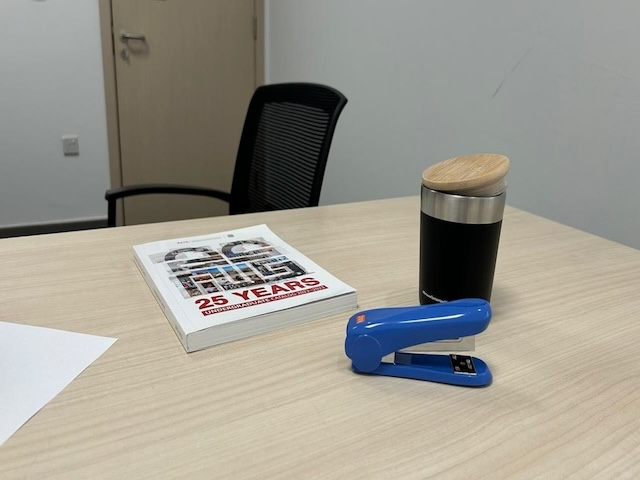
#> input picture data/images/left1.jpg, 640 x 480 px
$ jupyter execute 14-stereo_vision.ipynb
#> lines starting #> are read from the running program, lines starting #| are printed output that depends on the picture
[cell 1]
import numpy as np
import cv2 as cv
from matplotlib import pyplot as plt

[cell 2]
# Some helper functions
def to_homogeneous(coordinates):
    """
    Convert 2D coordinates to homogeneous coordinates.

    Args:
        coordinates (numpy.ndarray): Array of 2D coordinates of shape (N, 2).

    Returns:
        numpy.ndarray: Array of homogeneous coordinates of shape (N, 3).
    """
    # Check if the input array is a NumPy array
    if not isinstance(coordinates, np.ndarray):
        raise ValueError("Input must be a NumPy array")

    # Check if the input array has the correct shape
    if coordinates.shape[1] != 2:
        raise ValueError("Input array must have shape (N, 2)")

    # Add a column of ones to the coordinates to make them homogeneous
    homogeneous_coordinates = np.hstack((coordinates, np.ones((coordinates.shape[0], 1))))

    return homogeneous_coordinates

def from_homogeneous(coordinates):
    """
    Convert homogeneous coordinates to non-homogeneous coordinates.

    Args:
        coordinates (numpy.ndarray): Array of homogeneous coordinates of shape (N, 3).

    Returns:
        numpy.ndarray: Array of 2D coordinates of shape (N, 2).
    """
    # Check if the input array is a NumPy array
    if not isinstance(coordinates, np.ndarray):
        raise ValueError("Input must be a NumPy array")

    # Check if the input array has the correct shape
    if coordinates.shape[1] != 3:
        raise ValueError("Input array must have shape (N, 3)")

    # Divide the first two columns by the third column to obtain non-homogeneous coordinates
    non_homogeneous_coordinates = coordinates[:, :2] / coordinates[:, 2][:, None]

    return non_homogeneous_coordinates

# Essential Matrix
The essential matrix is a fundamental concept in computer vision, particularly in stereo vision and structure from motion (SfM). It represents the relationship between corresponding points in two images of a scene taken from different viewpoints.

Essentially, the essential matrix encapsulates the relative pose (orientation and position) of the cameras capturing the images. It encodes geometric constraints such as epipolar geometry, which describes how points in one image correspond to lines (epipolar lines) in the other image.

The essential matrix is crucial for tasks like stereo matching, image rectification, and 3D reconstruction, as it provides the geometric information needed to compute depth and structure from multiple views.

In the implementation below, we are assuming that we have a canonical camera (intrinsic parameters matrix K is indentity matrix)

[cell 3]
img1 = cv.imread('./data/images/left1.jpg', cv.IMREAD_GRAYSCALE)
#> img1: shape (480, 640); min 0, max 254, mean 152.4
img2 = cv.imread('./data/images/right1.jpg', cv.IMREAD_GRAYSCALE)
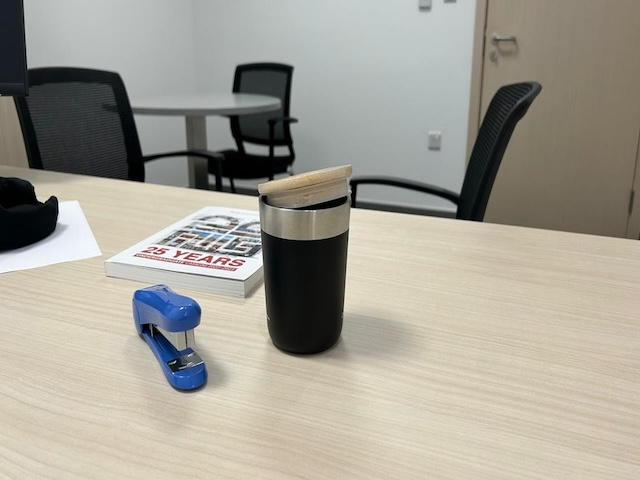
#> input picture Salman's Notes/data/images/right1.jpg, 640 x 480 px, found by its file name
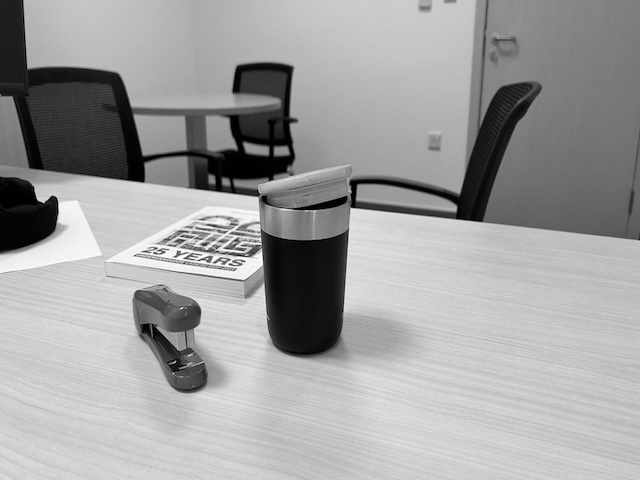
#> img2: shape (480, 640); min 0, max 255, mean 159.6

sift = cv.SIFT_create()
# find the keypoints and descriptors with SIFT
kp1, des1 = sift.detectAndCompute(img1,None)
#> kp1 = 306 keypoints; strongest (x, y, size): (220, 301, 2), (197, 302, 2.7), (202, 302, 2.2), (236, 294, 2)
kp2, des2 = sift.detectAndCompute(img2,None)
#> kp2 = 337 keypoints; strongest (x, y, size): (305, 299, 65), (38, 223, 28.4), (53, 201, 7.1), (42, 196, 9)

# Create BFMatcher (Brute Force Matcher)
bf = cv.BFMatcher()
matches = bf.knnMatch(des1,des2, k=2)
#> matches = 306 matches

pts1 = []
pts2 = []
# ratio test as per Lowe's paper
for i,(m,n) in enumerate(matches):
 if m.distance < 0.8*n.distance:
     pts1.append(kp1[m.queryIdx].pt)
     pts2.append(kp2[m.trainIdx].pt)
#> after the loop, pts1 = 27 pairs, first value 104.8 to 495.3, second value 23.89 to 361.4; pts2 = 27 pairs, first value 35.18 to 513.2, second value 27.11 to 296.6

[cell 4]
# Finding essential matrix
pts1_ = np.array(pts1)
#> pts1_ has the same summary as pts1
pts2_ = np.array(pts2)
#> pts2_ has the same summary as pts2
E, mask = cv.findEssentialMat(pts1_, pts2_, np.eye(3), cv.RANSAC)
#> E = [[-7.29e-05, 0.000153, 0.036], [0.00102, -0.000905, -0.706], [-0.136, 0.694, -0.00109]]; mask = 27 values, max 1 at index 2, min 0 at index 0, mean 0.407

R1, R2, t = cv.decomposeEssentialMat(E) # decomposing the essential matrix to rotation matrices and translation
#> R1 = [[0.97, 0.242, 0.000938], [0.242, -0.97, 0.00159], [0.0013, -0.00132, -1]]; R2 = [[0.99, 0.142, 0.0014], [-0.142, 0.99, -0.00147], [-0.0016, 0.00126, 1]]; t = [0.999, 0.0509, -0.000154]
# We select only inlier points
pts1_ = pts1_[mask.ravel()==1]
#> pts1_ = [[111.8, 23.89], [118.4, 201.3], [124.5, 38.4], [127.7, 35.01], [142.3, 38.67], [226, 186.2], [226.9, 187.9], [226.9, 187.9], [350, 288.9], [464.5, 191.5], [495.3, 272.5]]
pts2_ = pts2_[mask.ravel()==1]
#> pts2_ = [[485.2, 27.11], [359.4, 187.1], [495.9, 40.74], [498, 37.41], [513.2, 39.68], [456.1, 187.6], [456.1, 187.6], [456.1, 187.6], [109, 260.1], [232.9, 189.9], [264, 296.6]]

# Fundamental Matrix
The fundamental matrix is another fundamental concept in computer vision, particularly in stereo vision and multiple view geometry. It describes the geometric relationship between corresponding points in two images of a scene taken from different viewpoints, without the need for knowledge of the camera intrinsic parameters as it inherently encapsulates such information

$F = K_2^{-T} E K_1^{-1}$, where $K_1$ and $K_2$ are the intrinsic parameter matrix for camera 1 and camera 2

[cell 5]
# Finding Fundamental matrix
pts1_ = np.array(pts1)
#> pts1_ has the same summary as pts1
pts2_ = np.array(pts2)
#> pts2_ has the same summary as pts2
F, mask = cv.findFundamentalMat(pts1_, pts2_, cv.RANSAC)
#> F = [[1.09e-06, 1.75e-05, -0.00173], [2.27e-05, -8.62e-06, -0.0351], [-0.00068, 0.0226, 1]]; mask = 27 values, max 1 at index 2, min 0 at index 0, mean 0.519

# We select only inlier points
pts1_ = pts1_[mask.ravel()==1]
#> pts1_ = 14 rows, first 8: [111.8, 23.89], [119.8, 45.74], [124.5, 38.4], [127.7, 35.01], [142.3, 38.67], [205.4, 265.1], [226, 186.2], [226.9, 187.9]
pts2_ = pts2_[mask.ravel()==1]
#> pts2_ = 14 rows, first 8: [485.2, 27.11], [490.3, 47.7], [495.9, 40.74], [498, 37.41], [513.2, 39.68], [248.2, 235.1], [456.1, 187.6], [456.1, 187.6]

### Computing the Epipolar
#cv.computeCorrespondEpilines

To find two points on the epipolar line that lie on the image boundary, we can exploit the equation of the line, which is obtained by multiplying a point in one image by the fundamental matrix. The equation of the line is given by:

$ l = F \cdot p $

Where:
- $ l $ is the equation of the epipolar line.
- $F $ is the fundamental matrix.
- $p$ is a point in one image.

The equation of a line in 2D can be represented as:

$ ax + by + c = 0$

So, for the epipolar line, \( l \), we have:

$ ax + by + c = 0 $

Given a line in this form, we can find two points on this line that lie on the image boundary by setting one of the coordinates to either 0 or the width/height of the image (depending on which boundary we want to intersect). Then, we solve for the other coordinate.

1. **Point on the Left Boundary**: To find a point on the left boundary (x = 0), we set \( x = 0 \) in the equation of the line \( ax + by + c = 0 \) and solve for \( y \). This gives us the coordinates of the point (0, \( y_0 \)).

2. **Point on the Right Boundary**: Similarly, to find a point on the right boundary (x = image width), we set \( x = \text{image width} \) in the equation of the line \( ax + by + c = 0 \) and solve for \( y \). This gives us the coordinates of the point (\( \text{image width} \), \( y_1 \)).

Once we have these two points, we can draw a line segment connecting them, which represents the epipolar line on the image.

In Python code, this process is implemented as follows:

```python
# Find a point on the left boundary (x = 0)
y0 = -c / b

# Find a point on the right boundary (x = image.shape[1])
y1 = (-c - a * image.shape[1]) / b
```

These points (0, \( y_0 \)) and (\( width \), \( y_1 \)) are the two points on the epipolar line that lie on the image boundary.

[cell 6]
lines1 = to_homogeneous(pts2_).dot(F)           # computes a, b, c for several points
#> in to_homogeneous, `homogeneous_coordinates = np.hstack((coordinates, np.ones((coordinates..`: homogeneous_coordinates = 14 rows, first 8: [485.2, 27.11, 1], [490.3, 47.7, 1], [495.9, 40.74, 1], [498, 37.41, 1], [513.2, 39.68, 1], [248.2, 235.1, 1], [456.1, 187.6, 1], [456.1, 187.6, 1]
#> lines1 = 14 rows, first 8: [0.000463, 0.0309, -0.789], [0.000935, 0.0308, -1.52], [0.000784, 0.0309, -1.29], [0.00071, 0.031, -1.17], [0.000778, 0.0313, -1.28], [0.00492, 0.0249, -7.68], [0.00407, 0.029, -6.37], [0.00407, 0.029, -6.37]

r,c = img1.shape
#> r = 480; c = 640

pts_index = 5

# Plots
a = lines1[pts_index, 0]
#> a = 0.00492
b = lines1[pts_index, 1]
#> b = 0.0249
c = lines1[pts_index, 2]
#> c = -7.68

plt.figure(figsize=(10,6))
plt.subplot(121),plt.imshow(img1, cmap='gray'), plt.axis('off')
#img1color = cv.line(cv.cvtColor(img1, cv.COLOR_GRAY2BGR), (0, int(y0)), (640, int(y1)), [0,0,255], 1) # to draw the epipolar line on the image itself
y0 = -c/b
#> y0 = 308
y1 = (- c - a * img1.shape[1]) / b
#> y1 = 181.6
plt.plot([0, img1.shape[1]], [y0, y1], 'r')

plt.subplot(122),plt.imshow(img2, cmap='gray'), plt.axis('off')
plt.plot(pts2_[pts_index,0], pts2_[pts_index,1], 'r+')

plt.show()
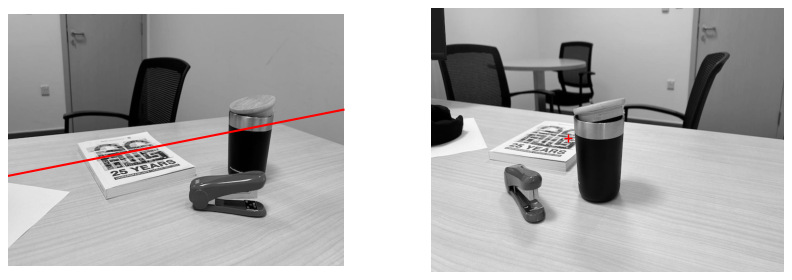
#> figure drawn by matplotlib, 2 panels

# Image Rectification
Rectification is the process of finding two Homographies that make stereo images parallel, which means
tThe epipolar lines in the two images become parallel horizontal lines, all having the same y-coordinate

[cell 7]
img1 = cv.imread('./data/images/left2.png', cv.IMREAD_GRAYSCALE)
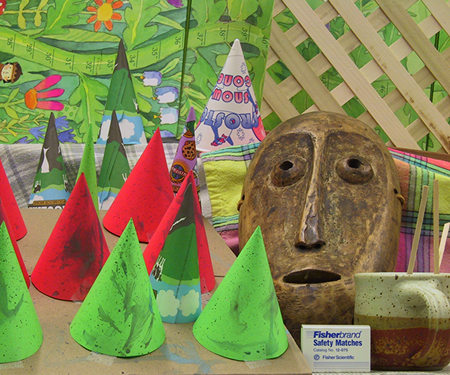
#> input picture data/images/left2.png, 450 x 375 px
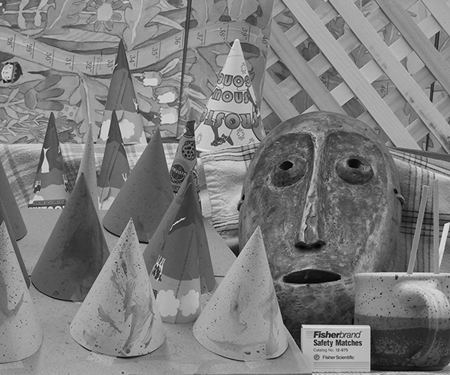
#> img1: shape (375, 450); min 0, max 235, mean 125
img2 = cv.imread('./data/images/right2.png', cv.IMREAD_GRAYSCALE)
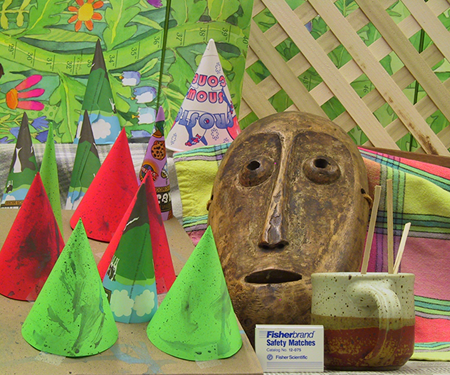
#> input picture data/images/right2.png, 450 x 375 px
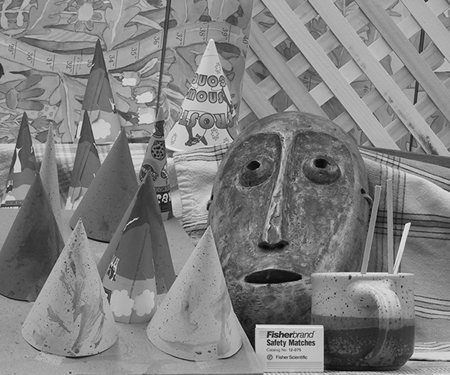
#> img2: shape (375, 450); min 0, max 243, mean 128.4

sift = cv.SIFT_create()
# find the keypoints and descriptors with SIFT
kp1, des1 = sift.detectAndCompute(img1,None)
#> kp1 = 1242 keypoints; strongest (x, y, size): (45, 150, 2.3), (396, 277, 2.3), (243, 198, 2.6), (236, 250, 6.6)
kp2, des2 = sift.detectAndCompute(img2,None)
#> kp2 = 1199 keypoints; strongest (x, y, size): (407, 226, 4.3), (212, 198, 2), (18, 150, 2.1), (350, 277, 2.2)

# Create BFMatcher (Brute Force Matcher)
bf = cv.BFMatcher()
matches = bf.knnMatch(des1,des2, k=2)
#> matches = 1242 matches

pts1 = []
pts2 = []
# ratio test as per Lowe's paper
for i,(m,n) in enumerate(matches):
 if m.distance < 0.8*n.distance:
     pts1.append(kp1[m.queryIdx].pt)
     pts2.append(kp2[m.trainIdx].pt)
#> after the loop, pts1 = 586 pairs, first value 6.78 to 442.2, second value 5.78 to 371.9; pts2 = 586 pairs, first value 2.74 to 421, second value 5.62 to 366.9

# Finding Fundamental matrix
pts1_ = np.array(pts1)
#> pts1_ has the same summary as pts1
pts2_ = np.array(pts2)
#> pts2_ has the same summary as pts2
F, mask = cv.findFundamentalMat(pts1_, pts2_, cv.RANSAC)
#> F = [[-4.86e-08, -3.22e-05, 0.0322], [4.01e-05, 2.2e-05, -5.58], [-0.0317, 5.57, 1]]; mask = 586 values, max 1 at index 2, min 0 at index 0, mean 0.945

# We select only inlier points
pts1_ = pts1_[mask.ravel()==1]
#> pts1_ = 554 pairs, first value 20.42 to 442.2, second value 5.78 to 367.6
pts2_ = pts2_[mask.ravel()==1]
#> pts2_ = 554 pairs, first value 2.74 to 421, second value 5.62 to 366.9

h,w = img1.shape
#> h = 375; w = 450
# find the two homographies
_, H1, H2 = cv.stereoRectifyUncalibrated(pts1_, pts2_, F, (w,h))                # functon to get the homographies
#> H1 = [[-5.55, 0.475, 87.37], [0.0317, -5.57, -8.24], [4.01e-05, 2.22e-05, -5.59]]; H2 = [[0.999, 0.00469, -0.586], [-0.00578, 1, 1.3], [-5.77e-06, -2.71e-08, 1]]
# Appling the two homographies to the two images to rectify them
rectified_img1 = cv.warpPerspective(img1, H1, (w,h), flags=cv.INTER_LINEAR)
rectified_img2 = cv.warpPerspective(img2, H2, (w,h), flags=cv.INTER_LINEAR)


# Plots
plt.subplot(121),plt.imshow(rectified_img1, cmap='gray'), plt.axis('off')
plt.subplot(122),plt.imshow(rectified_img2, cmap='gray'), plt.axis('off')
plt.show()

# Depth Map
[Additional Reading](https://docs.opencv.org/4.x/dd/d53/tutorial_py_depthmap.html)

[cell 8]
stereo = cv.StereoBM_create(numDisparities=16, blockSize=21)    # numDisparities --> # of disparities to consider during stereo matching
                                                                    # must be positive and divisible by 16 !!
                                                                # blockSize --> size of window used for matching
                                                                    # must be odd !!
disparity = stereo.compute(rectified_img1,rectified_img2)
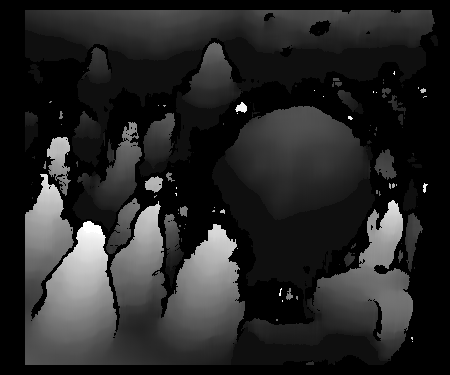
#> disparity: shape (375, 450) int16; min -16, max 240, mean 23.2; drawn with min black and max white
plt.imshow(disparity,'gray')

[cell 9]
from matplotlib import cm

x = np.linspace(0, w, w)
#> x = 450 values from 0 to 450
y = np.linspace(0, h, h)
#> y = 375 values from 0 to 375
X, Y = np.meshgrid(x, y)

fig, ax = plt.subplots(subplot_kw={"projection": "3d"})

surf = ax.plot_surface(X,Y,disparity, cmap=cm.coolwarm,
                       antialiased=False)
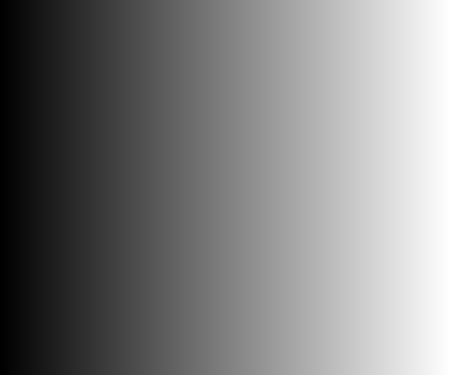
#> X: shape (375, 450) float64; min 0, max 450, mean 225; drawn with min black and max white
ax.view_init(elev=60, azim=60)
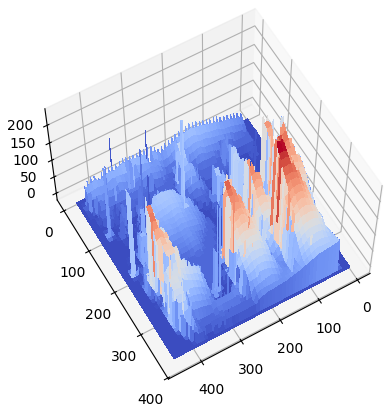
#> figure drawn by matplotlib, 1 panel
